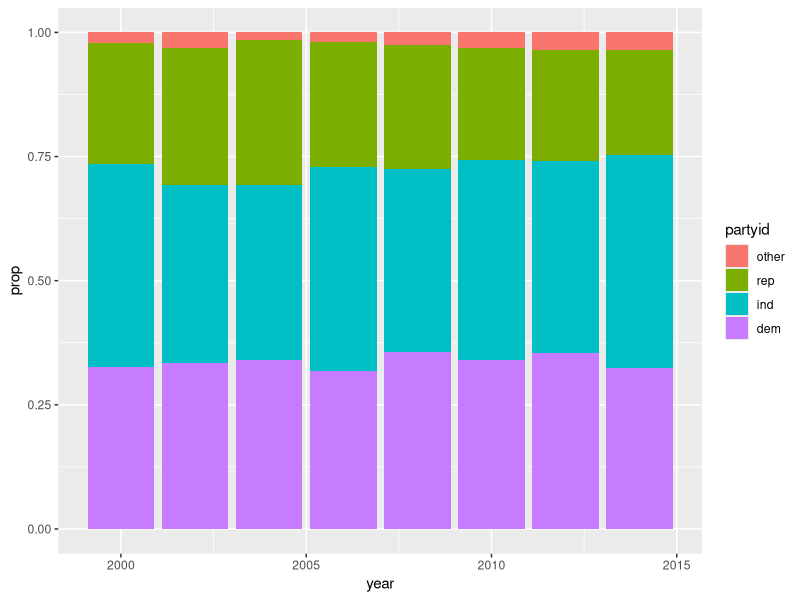
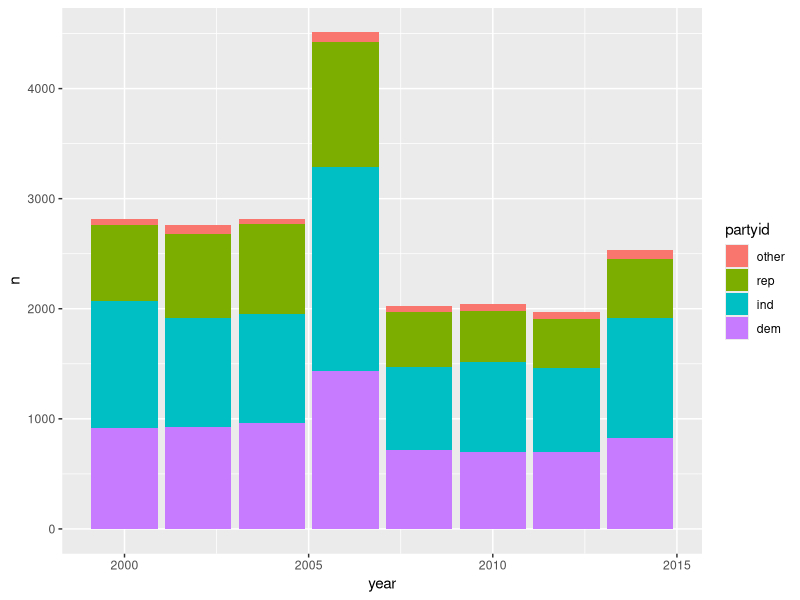
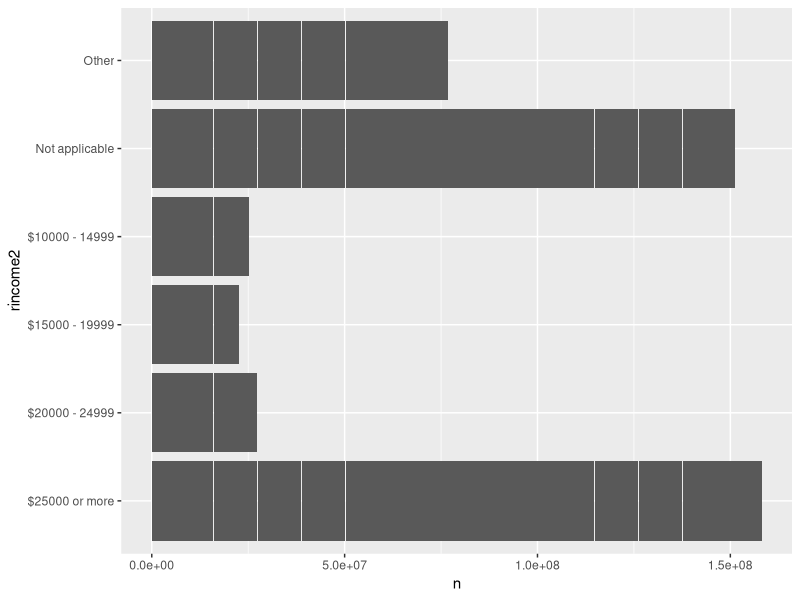

Reproduce these figures in R, in order.
## ---- chunk 1
knitr::opts_chunk$set(echo = TRUE)
library(dplyr)
library(stringr)
library(forcats)
library(ggplot2)
## ---- chunk 2
string <- "apple"
length <- str_length(string)
str_sub(string, length/2, length/2)

## ---- chunk 3
string <- "banana"
length <- str_length(string)
str_sub(string, length/2, length/2 +1)

## ---- chunk 4
abc <- c("a", "b", "c")  
abc2 <- str_c(abc, collapse = ", ")  
str_c(str_sub(abc2,1,str_length(abc2)-1),"and ",str_sub(abc2,str_length(abc2),str_length(abc2)))
## ---- chunk 5
abc <- "\"\'\\"
str_view(abc, "\"\'\\\\")
## ---- chunk 6
x <- c(".a.b.c", ".d.e.f.", "1.2.3")
str_view(x, "\\..\\..\\..")
## ---- chunk 7
y <- c("$^$", "&&^")
str_view(y, "\\$\\^\\$")
## ---- chunk 8
str_view(words, "^y", match = TRUE)
## ---- chunk 9
str_view(words, "x%", match = TRUE)
## ---- chunk 10
str_view(words, "\\b...\\b", match = TRUE)  
## ---- chunk 11
str_view(words, "\\b.......", match = TRUE)
## ---- chunk 12
str_view(words, "^[aeiou]", match = TRUE)
## ---- chunk 13
str_view(words, "\\b[^aeiou]+\\b", match = TRUE)
## ---- chunk 14
str_view(words, "[^e][e][d]$", match = TRUE)
## ---- chunk 15
str_view(words, "ise|ing$", match = TRUE)
## ---- chunk 16
str_view(words, "ie|cei|ei", match = TRUE)
## ---- chunk 17
str_view(words, "q.", match = TRUE)
## ---- chunk 18
str_view(words, "[^hyscf]our|[^aeiou]re$|ise$|yse$", match = TRUE)
## ---- chunk 19
num <- c("919-623-5115", "19-32-3411")
str_view(num, "\\d\\d\\d-\\d\\d\\d-\\d\\d\\d\\d")
## ---- chunk 20
str_view(words, "^x|x$", match = TRUE)  

xstart <- words[str_detect(words, "^x")]  
xend <- words[str_detect(words, "x$")]  
c(xstart, xend)
## ---- chunk 21
str_view(words, "^[aeiou].+[^aeiou]$", match = TRUE)  

vowel <- words[str_detect(words, "^[aeiou]")]  
cons <- words[str_detect(words, "[^aeiou]$")]  
intersect(vowel, cons)
## ---- chunk 22
str_view(words, "(?=.*a)(?=.*e)(?=.*i)(?=.*o)(?=.*u)", match = TRUE)  

a <- words[str_detect(words, "a+")]  
e <- words[str_detect(words, "e+")]  
i <- words[str_detect(words, "i+")]  
o <- words[str_detect(words, "o+")]  
u <- words[str_detect(words, "u+")]  
Reduce(intersect, list(a,e,i,o,u))
## ---- chunk 23
df <- tibble(  
  word = words,  
  i = seq_along(word))  

df2 <- df %>%  
  group_by(word) %>%  
  mutate(length = str_length(word), vowels = str_count(word, "[aeiou]"), prop = vowels/length)  

df2 %>%  
  arrange(desc(vowels))  

df2 %>%  
  arrange(desc(prop))
## ---- chunk 24
fruit <- "apples, pears, and bananas"
str_split(fruit, boundary("word"))
## ---- chunk 25
fruit %>% str_split("")
## ---- chunk 26
gss_cat %>%
  mutate(partyid = fct_collapse(partyid, other = c("No answer", "Don't know", "Other party"),
         rep = c("Strong republican", "Not str republican"),
          ind = c("Ind,near rep", "Ind,near dem", "Independent"),
          dem = c("Not str democrat", "Strong democrat"))) %>%
  group_by(year) %>% 
  count(partyid) %>%
  mutate(prop = n / sum(n)) %>%
  ggplot(aes(year, prop)) +
  geom_col(aes(fill = partyid))

gss_cat %>%
  mutate(partyid = fct_collapse(partyid, other = c("No answer", "Don't know", "Other party"),
         rep = c("Strong republican", "Not str republican"),
          ind = c("Ind,near rep", "Ind,near dem", "Independent"),
          dem = c("Not str democrat", "Strong democrat"))) %>%
  group_by(year) %>% 
  count(partyid) %>%
  ggplot(aes(year, n)) +
  geom_col(aes(fill = partyid))

## ---- chunk 27
gss_cat %>%
  mutate(rincome2 = fct_lump(rincome, n = 5), n = n()) %>%
  group_by(rincome2) %>%
  ggplot(aes(rincome2,n)) +
  geom_col() +
  coord_flip()
## ---- chunk 28
str_view(words, "^[^aeiou]{3}", match = TRUE)
## ---- chunk 29
str_view(words, "[aeiou]{3,}", match = TRUE)
## ---- chunk 30
str_view(words,"([aeiou][^aeiou]){2}", match = TRUE)
## ---- chunk 31
str_view(words, "^(.).+\\1$", match = TRUE)
## ---- chunk 32
str_view(words, "(..).+\\1", match = TRUE)
## ---- chunk 33
str_view(words, "(.).+\\1.+\\1", match = TRUE)
